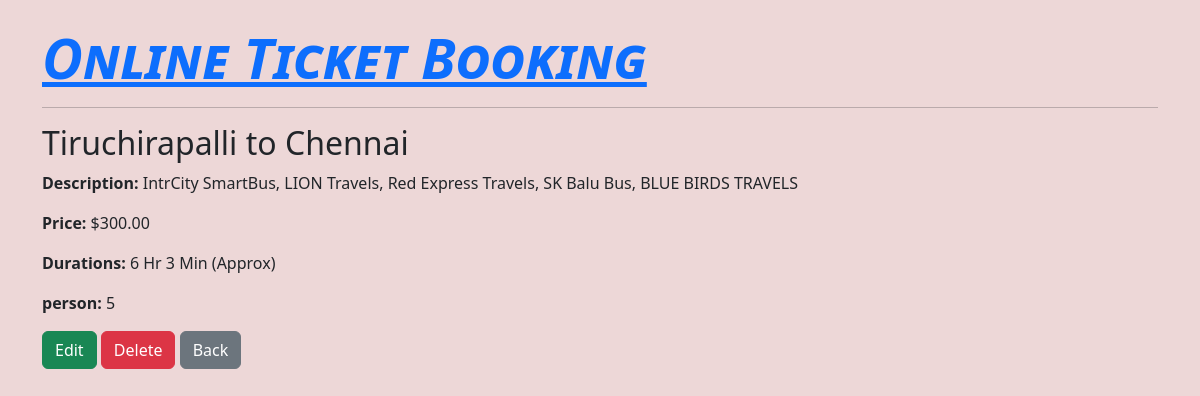
/tic_detail/8/, run on the app's committed database.
### ticket/models.py (models this page shows, shortened)
class Bus(models.Model):
    routes = models.CharField(max_length=100)
    description = models.TextField()
    price = models.DecimalField(max_digits=8, decimal_places=2)
    durations = models.CharField(max_length=100)
    person = models.IntegerField(null=True,blank=True)
    date = models.DateField()

### ticket/views.py (the view)
# urls.py: path('tic_detail/<int:id>/', views.tic_detail, name='tic-detail'),
def tic_detail(request, id):
    ticket = get_object_or_404(Bus, id=id)
    return render(request, 'tic_detail.html', {'ticket' : ticket})

### ticket/templates/tic_detail.html
{% extends 'base.html' %}
{% block content %}
<h2 class="route">{{ ticket.routes }}</h2>
<p><strong>Description:</strong> {{ ticket.description }}</p>
<p><strong>Price:</strong> ${{ ticket.price }}</p>
<p><strong>Durations:</strong> {{ ticket.durations }}</p>
<p><strong>person:</strong> {{ ticket.person }}</p>
<a href="{% url 'edit-bus' ticket.id %}" class="btn btn-success">Edit</a>
<a href="{% url 'delete-bus' ticket.id %}" class="btn btn-danger">Delete</a>
<a href="{% url 'home' %}" class="btn btn-secondary">Back</a>
{% endblock %}

### ticket/static/style.css (style rules this page uses)
body { height: 100vh; width: 100%; box-sizing: border-box; background: rgb(237, 215, 215); }

### data on the page
Bus: routes "Tiruchirapalli to Chennai", description "IntrCity SmartBus, LION Travels, Red Express Travels, SK Balu Bus, BLUE BIRDS TRAVELS", price "300.00", durations "6 Hr 3 Min (Approx)", person "5"
